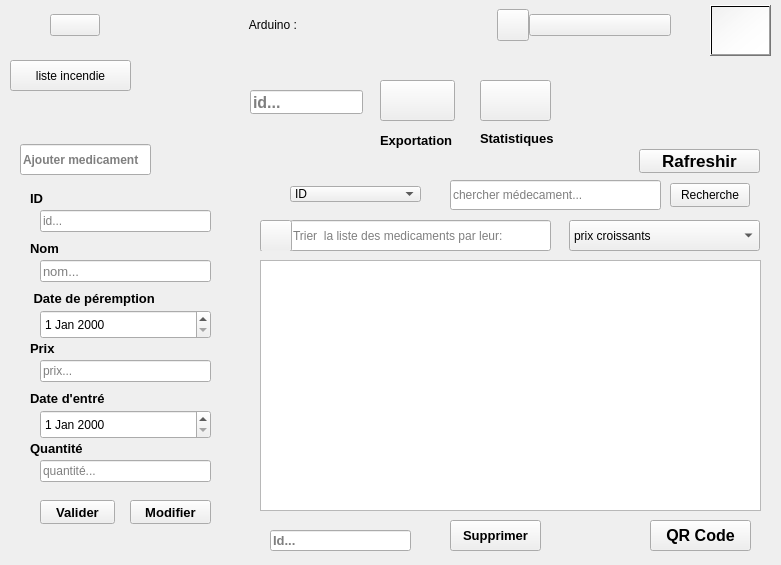
  <widget class="QWidget" name="mainbody" native="true">
   <property name="geometry">
    <rect>
     <x>200</x>
     <y>0</y>
     <width>781</width>
     <height>565</height>
    </rect>
   </property>
   <property name="font">
    <font>
     <bold>false</bold>
    </font>
   </property>
   <widget class="QWidget" name="widget_3" native="true">
    <property name="geometry">
     <rect>
      <x>0</x>
      <y>0</y>
      <width>671</width>
      <height>50</height>
     </rect>
    </property>
    <property name="minimumSize">
     <size>
      <width>400</width>
      <height>0</height>
     </size>
    </property>
    <property name="maximumSize">
     <size>
      <width>800</width>
      <height>135</height>
     </size>
    </property>
    <layout class="QHBoxLayout" name="horizontalLayout_7">
     <property name="spacing">
      <number>0</number>
     </property>
     <property name="leftMargin">
      <number>0</number>
     </property>
     <property name="topMargin">
      <number>0</number>
     </property>
     <property name="rightMargin">
      <number>0</number>
     </property>
     <property name="bottomMargin">
      <number>0</number>
     </property>
     <item>
      <widget class="QWidget" name="widget_7" native="true">
       <layout class="QHBoxLayout" name="horizontalLayout_8">
        <property name="spacing">
         <number>25</number>
        </property>
        <property name="leftMargin">
         <number>50</number>
        </property>
        <property name="topMargin">
         <number>10</number>
        </property>
        <property name="rightMargin">
         <number>50</number>
        </property>
        <property name="bottomMargin">
         <number>10</number>
        </property>
        <item>
         <widget class="QPushButton" name="pushButton_3">
          <property name="text">
           <string/>
          </property>
          <property name="icon">
           <iconset resource="../syrine/image.qrc">
            <normaloff>:/res/icone1.jog.png</normaloff>:/res/icone1.jog.png</iconset>
          </property>
          <property name="iconSize">
           <size>
            <width>50</width>
            <height>50</height>
           </size>
          </property>
         </widget>
        </item>
        <item>
         <widget class="QLabel" name="label_12">
          <property name="minimumSize">
           <size>
            <width>10</width>
            <height>0</height>
           </size>
          </property>
          <property name="text">
           <string/>
          </property>
          <property name="pixmap">
           <pixmap resource="../syrine/image2.qrc">:/res/icone7</pixmap>
          </property>
          <property name="scaledContents">
           <bool>false</bool>
          </property>
          <property name="wordWrap">
           <bool>false</bool>
          </property>
         </widget>
        </item>
       </layout>
      </widget>
     </item>
     <item>
      <widget class="QWidget" name="widget_8" native="true">
       <property name="maximumSize">
        <size>
         <width>553</width>
         <height>16777215</height>
        </size>
       </property>
       <layout class="QHBoxLayout" name="horizontalLayout_9">
        <property name="spacing">
         <number>50</number>
        </property>
        <property name="leftMargin">
         <number>9</number>
        </property>
        <property name="topMargin">
         <number>9</number>
        </property>
        <item>
         <widget class="QLabel" name="label">
          <property name="text">
           <string>     Arduino :</string>
          </property>
         </widget>
        </item>
        <item>
         <widget class="QLabel" name="statusLabel">
          <property name="minimumSize">
           <size>
            <width>20</width>
            <height>0</height>
           </size>
          </property>
          <property name="maximumSize">
           <size>
            <width>100</width>
            <height>16777215</height>
           </size>
          </property>
          <property name="text">
           <string/>
          </property>
         </widget>
        </item>
       </layout>
      </widget>
     </item>
     <item>
      <widget class="QWidget" name="widget_9" native="true">
       <property name="minimumSize">
        <size>
         <width>200</width>
         <height>0</height>
        </size>
       </property>
       <layout class="QHBoxLayout" name="horizontalLayout_11">
        <property name="spacing">
         <number>0</number>
        </property>
        <property name="leftMargin">
         <number>50</number>
        </property>
        <property name="topMargin">
         <number>0</number>
        </property>
        <property name="rightMargin">
         <number>0</number>
        </property>
        <property name="bottomMargin">
         <number>0</number>
        </property>
        <item>
         <widget class="QPushButton" name="pushButton_4">
          <property name="minimumSize">
           <size>
            <width>32</width>
            <height>32</height>
           </size>
          </property>
          <property name="maximumSize">
           <size>
            <width>32</width>
            <height>32</height>
           </size>
          </property>
          <property name="text">
           <string/>
          </property>
          <property name="icon">
           <iconset resource="../syrine/image.qrc">
            <normaloff>:/res/icone3.jpg.png</normaloff>:/res/icone3.jpg.png</iconset>
          </property>
          <property name="iconSize">
           <size>
            <width>32</width>
            <height>32</height>
           </size>
          </property>
         </widget>
        </item>
        <item>
         <widget class="QPushButton" name="pushButton_15">
          <property name="text">
           <string/>
          </property>
          <property name="icon">
           <iconset resource="../syrine/image20.qrc">
            <normaloff>:/res/icone20</normaloff>:/res/icone20</iconset>
          </property>
         </widget>
        </item>
       </layout>
      </widget>
     </item>
    </layout>
   </widget>
   <widget class="QFrame" name="employe">
    <property name="geometry">
     <rect>
      <x>10</x>
      <y>140</y>
      <width>230</width>
      <height>420</height>
     </rect>
    </property>
    <property name="minimumSize">
     <size>
      <width>230</width>
      <height>420</height>
     </size>
    </property>
    <property name="maximumSize">
     <size>
      <width>150</width>
      <height>600</height>
     </size>
    </property>
    <property name="frameShape">
     <enum>QFrame::NoFrame</enum>
    </property>
    <widget class="QFrame" name="frame_3">
     <property name="geometry">
      <rect>
       <x>0</x>
       <y>0</y>
       <width>151</width>
       <height>41</height>
      </rect>
     </property>
     <property name="maximumSize">
      <size>
       <width>200</width>
       <height>16777215</height>
      </size>
     </property>
     <property name="frameShape">
      <enum>QFrame::NoFrame</enum>
     </property>
     <widget class="QLineEdit" name="lineEdit_3">
      <property name="geometry">
       <rect>
        <x>10</x>
        <y>4</y>
        <width>131</width>
        <height>31</height>
       </rect>
      </property>
      <property name="font">
       <font>
        <pointsize>9</pointsize>
        <italic>false</italic>
        <bold>true</bold>
        <strikeout>false</strikeout>
       </font>
      </property>
      <property name="placeholderText">
       <string>Ajouter medicament</string>
      </property>
     </widget>
    </widget>
    <widget class="QLabel" name="label_5">
     <property name="geometry">
      <rect>
       <x>20</x>
       <y>50</y>
       <width>49</width>
       <height>16</height>
      </rect>
     </property>
     <property name="font">
      <font>
       <pointsize>10</pointsize>
       <bold>true</bold>
      </font>
     </property>
     <property name="text">
      <string>ID</string>
     </property>
    </widget>
    <widget class="QLineEdit" name="id">
     <property name="geometry">
      <rect>
       <x>30</x>
       <y>70</y>
       <width>171</width>
       <height>22</height>
      </rect>
     </property>
     <property name="placeholderText">
      <string>id...</string>
     </property>
    </widget>
    <widget class="QLabel" name="label_6">
     <property name="geometry">
      <rect>
       <x>20</x>
       <y>100</y>
       <width>49</width>
       <height>16</height>
      </rect>
     </property>
     <property name="font">
      <font>
       <pointsize>10</pointsize>
       <bold>true</bold>
      </font>
     </property>
     <property name="text">
      <string>Nom</string>
     </property>
    </widget>
    <widget class="QLineEdit" name="nom">
     <property name="geometry">
      <rect>
       <x>30</x>
       <y>120</y>
       <width>171</width>
       <height>22</height>
      </rect>
     </property>
     <property name="font">
      <font>
       <pointsize>10</pointsize>
       <bold>false</bold>
      </font>
     </property>
     <property name="placeholderText">
      <string>nom...</string>
     </property>
    </widget>
    <widget class="QLabel" name="label_7">
     <property name="geometry">
      <rect>
       <x>20</x>
       <y>150</y>
       <width>181</width>
       <height>16</height>
      </rect>
     </property>
     <property name="font">
      <font>
       <pointsize>10</pointsize>
       <bold>true</bold>
      </font>
     </property>
     <property name="text">
      <string> Date de péremption</string>
     </property>
    </widget>
    <widget class="QLabel" name="label_8">
     <property name="geometry">
      <rect>
       <x>20</x>
       <y>200</y>
       <width>49</width>
       <height>16</height>
      </rect>
     </property>
     <property name="font">
      <font>
       <pointsize>10</pointsize>
       <bold>true</bold>
      </font>
     </property>
     <property name="text">
      <string>Prix</string>
     </property>
    </widget>
    <widget class="QLineEdit" name="prix">
     <property name="geometry">
      <rect>
       <x>30</x>
       <y>220</y>
       <width>171</width>
       <height>22</height>
      </rect>
     </property>
     <property name="placeholderText">
      <string>prix...</string>
     </property>
    </widget>
    <widget class="QLabel" name="label_9">
     <property name="geometry">
      <rect>
       <x>20</x>
       <y>250</y>
       <width>111</width>
       <height>16</height>
      </rect>
     </property>
     <property name="font">
      <font>
       <pointsize>10</pointsize>
       <bold>true</bold>
      </font>
     </property>
     <property name="text">
      <string>Date d'entré</string>
     </property>
    </widget>
    <widget class="QLabel" name="label_10">
     <property name="geometry">
      <rect>
       <x>20</x>
       <y>300</y>
       <width>91</width>
       <height>16</height>
      </rect>
     </property>
     <property name="font">
      <font>
       <pointsize>10</pointsize>
       <bold>true</bold>
      </font>
     </property>
     <property name="text">
      <string>Quantité</string>
     </property>
    </widget>
    <widget class="QLineEdit" name="quantite">
     <property name="geometry">
      <rect>
       <x>30</x>
       <y>320</y>
       <width>171</width>
       <height>22</height>
      </rect>
     </property>
     <property name="text">
      <string/>
     </property>
     <property name="placeholderText">
      <string>quantité...</string>
     </property>
    </widget>
    <widget class="QPushButton" name="add">
     <property name="geometry">
      <rect>
       <x>30</x>
       <y>360</y>
       <width>75</width>
       <height>24</height>
      </rect>
     </property>
     <property name="font">
      <font>
       <pointsize>10</pointsize>
       <bold>true</bold>
      </font>
     </property>
     <property name="text">
      <string>Valider</string>
     </property>
    </widget>
    <widget class="QPushButton" name="edit">
     <property name="geometry">
      <rect>
       <x>120</x>
       <y>360</y>
       <width>81</width>
       <height>24</height>
      </rect>
     </property>
     <property name="font">
      <font>
       <pointsize>10</pointsize>
       <bold>true</bold>
      </font>
     </property>
     <property name="text">
      <string>Modifier</string>
     </property>
    </widget>
    <widget class="QDateEdit" name="date_e">
     <property name="geometry">
      <rect>
       <x>30</x>
       <y>270</y>
       <width>171</width>
       <height>29</height>
      </rect>
     </property>
    </widget>
    <widget class="QDateEdit" name="date_p">
     <property name="geometry">
      <rect>
       <x>30</x>
       <y>170</y>
       <width>171</width>
       <height>29</height>
      </rect>
     </property>
    </widget>
   </widget>
   <widget class="QFrame" name="frame_4">
    <property name="geometry">
     <rect>
      <x>260</x>
      <y>180</y>
      <width>501</width>
      <height>31</height>
     </rect>
    </property>
    <property name="frameShape">
     <enum>QFrame::NoFrame</enum>
    </property>
    <widget class="QLabel" name="label_11">
     <property name="geometry">
      <rect>
       <x>10</x>
       <y>0</y>
       <width>25</width>
       <height>25</height>
      </rect>
     </property>
     <property name="minimumSize">
      <size>
       <width>25</width>
       <height>25</height>
      </size>
     </property>
     <property name="maximumSize">
      <size>
       <width>25</width>
       <height>25</height>
      </size>
     </property>
     <property name="text">
      <string/>
     </property>
     <property name="pixmap">
      <pixmap resource="../syrine/image3.qrc">:/res/icone8</pixmap>
     </property>
     <property name="scaledContents">
      <bool>true</bool>
     </property>
    </widget>
    <widget class="QComboBox" name="comboBox">
     <property name="geometry">
      <rect>
       <x>30</x>
       <y>6</y>
       <width>131</width>
       <height>16</height>
      </rect>
     </property>
     <property name="font">
      <font>
       <bold>false</bold>
      </font>
     </property>
     <item>
      <property name="text">
       <string>ID</string>
      </property>
     </item>
     <item>
      <property name="text">
       <string>Nom</string>
      </property>
     </item>
     <item>
      <property name="text">
       <string>Quantite</string>
      </property>
     </item>
    </widget>
    <widget class="QLineEdit" name="lineEdit_10">
     <property name="geometry">
      <rect>
       <x>190</x>
       <y>0</y>
       <width>211</width>
       <height>30</height>
      </rect>
     </property>
     <property name="font">
      <font>
       <pointsize>9</pointsize>
       <bold>false</bold>
      </font>
     </property>
     <property name="text">
      <string/>
     </property>
     <property name="placeholderText">
      <string>chercher médecament...</string>
     </property>
    </widget>
    <widget class="QPushButton" name="pushButton">
     <property name="geometry">
      <rect>
       <x>410</x>
       <y>3</y>
       <width>80</width>
       <height>24</height>
      </rect>
     </property>
     <property name="text">
      <string>Recherche</string>
     </property>
    </widget>
   </widget>
   <widget class="QFrame" name="frame_8">
    <property name="geometry">
     <rect>
      <x>260</x>
      <y>220</y>
      <width>501</width>
      <height>31</height>
     </rect>
    </property>
    <property name="frameShape">
     <enum>QFrame::NoFrame</enum>
    </property>
    <widget class="QLineEdit" name="lineEdit_20">
     <property name="geometry">
      <rect>
       <x>30</x>
       <y>0</y>
       <width>261</width>
       <height>31</height>
      </rect>
     </property>
     <property name="font">
      <font>
       <pointsize>9</pointsize>
      </font>
     </property>
     <property name="placeholderText">
      <string>Trier  la liste des medicaments par leur:</string>
     </property>
    </widget>
    <widget class="QPushButton" name="pushButton_11">
     <property name="geometry">
      <rect>
       <x>0</x>
       <y>0</y>
       <width>32</width>
       <height>32</height>
      </rect>
     </property>
     <property name="minimumSize">
      <size>
       <width>32</width>
       <height>32</height>
      </size>
     </property>
     <property name="maximumSize">
      <size>
       <width>32</width>
       <height>32</height>
      </size>
     </property>
     <property name="text">
      <string/>
     </property>
     <property name="icon">
      <iconset resource="../syrine/image4.qrc">
       <normaloff>:/res/icone9</normaloff>:/res/icone9</iconset>
     </property>
    </widget>
    <widget class="QComboBox" name="comboBox_2">
     <property name="geometry">
      <rect>
       <x>309</x>
       <y>0</y>
       <width>191</width>
       <height>31</height>
      </rect>
     </property>
     <item>
      <property name="text">
       <string>prix croissants</string>
      </property>
     </item>
     <item>
      <property name="text">
       <string>prix decroissants</string>
      </property>
     </item>
     <item>
      <property name="text">
       <string>nom decroissants</string>
      </property>
     </item>
     <item>
      <property name="text">
       <string>nom croissants</string>
      </property>
     </item>
     <item>
      <property name="text">
       <string>quantite croissants</string>
      </property>
     </item>
     <item>
      <property name="text">
       <string>quantite decroissants</string>
      </property>
     </item>
    </widget>
   </widget>
   <widget class="QLineEdit" name="supp">
    <property name="geometry">
     <rect>
      <x>270</x>
      <y>530</y>
      <width>141</width>
      <height>21</height>
     </rect>
    </property>
    <property name="font">
     <font>
      <pointsize>10</pointsize>
      <bold>true</bold>
     </font>
    </property>
    <property name="placeholderText">
     <string>Id...</string>
    </property>
   </widget>
   <widget class="QPushButton" name="supp_button">
    <property name="geometry">
     <rect>
      <x>450</x>
      <y>520</y>
      <width>91</width>
      <height>31</height>
     </rect>
    </property>
    <property name="font">
     <font>
      <pointsize>10</pointsize>
      <bold>true</bold>
     </font>
    </property>
    <property name="text">
     <string>Supprimer</string>
    </property>
   </widget>
   <widget class="QPushButton" name="pushButton_13">
    <property name="geometry">
     <rect>
      <x>380</x>
      <y>80</y>
      <width>75</width>
      <height>41</height>
     </rect>
    </property>
    <property name="text">
     <string/>
    </property>
    <property name="icon">
     <iconset resource="../syrine/image6.qrc">
      <normaloff>:/res/icone10</normaloff>:/res/icone10</iconset>
    </property>
    <property name="iconSize">
     <size>
      <width>32</width>
      <height>32</height>
     </size>
    </property>
   </widget>
   <widget class="QPushButton" name="pushButton_14">
    <property name="geometry">
     <rect>
      <x>480</x>
      <y>80</y>
      <width>71</width>
      <height>41</height>
     </rect>
    </property>
    <property name="text">
     <string/>
    </property>
    <property name="icon">
     <iconset resource="../syrine/image7.qrc">
      <normaloff>:/res/icone11</normaloff>:/res/icone11</iconset>
    </property>
    <property name="iconSize">
     <size>
      <width>32</width>
      <height>32</height>
     </size>
    </property>
   </widget>
   <widget class="QLabel" name="label_23">
    <property name="geometry">
     <rect>
      <x>680</x>
      <y>50</y>
      <width>51</width>
      <height>91</height>
     </rect>
    </property>
    <property name="text">
     <string/>
    </property>
    <property name="pixmap">
     <pixmap resource="../syrine/image16.qrc">:/res/icone16</pixmap>
    </property>
   </widget>
   <widget class="QLabel" name="label_24">
    <property name="geometry">
     <rect>
      <x>620</x>
      <y>60</y>
      <width>49</width>
      <height>71</height>
     </rect>
    </property>
    <property name="text">
     <string/>
    </property>
    <property name="pixmap">
     <pixmap resource="../syrine/image18.qrc">:/res/icone18</pixmap>
    </property>
   </widget>
   <widget class="QLabel" name="label_25">
    <property name="geometry">
     <rect>
      <x>380</x>
      <y>130</y>
      <width>101</width>
      <height>20</height>
     </rect>
    </property>
    <property name="font">
     <font>
      <pointsize>10</pointsize>
      <bold>true</bold>
     </font>
    </property>
    <property name="text">
     <string>Exportation</string>
    </property>
   </widget>
   <widget class="QLabel" name="label_26">
    <property name="geometry">
     <rect>
      <x>480</x>
      <y>130</y>
      <width>101</width>
      <height>16</height>
     </rect>
    </property>
    <property name="font">
     <font>
      <pointsize>10</pointsize>
      <bold>true</bold>
     </font>
    </property>
    <property name="text">
     <string>Statistiques</string>
    </property>
   </widget>
   <widget class="QTableView" name="tableView">
    <property name="geometry">
     <rect>
      <x>260</x>
      <y>260</y>
      <width>501</width>
      <height>251</height>
     </rect>
    </property>
    <property name="toolTip">
     <string>&lt;html&gt;&lt;head/&gt;&lt;body&gt;&lt;p&gt;&lt;br/&gt;&lt;/p&gt;&lt;/body&gt;&lt;/html&gt;</string>
    </property>
    <property name="styleSheet">
     <string notr="true"/>
    </property>
   </widget>
   <widget class="QPushButton" name="pushButton_2">
    <property name="geometry">
     <rect>
      <x>639</x>
      <y>149</y>
      <width>121</width>
      <height>24</height>
     </rect>
    </property>
    <property name="font">
     <font>
      <pointsize>13</pointsize>
      <bold>true</bold>
     </font>
    </property>
    <property name="text">
     <string>Rafreshir</string>
    </property>
   </widget>
   <widget class="QLineEdit" name="lineEdit">
    <property name="geometry">
     <rect>
      <x>250</x>
      <y>90</y>
      <width>113</width>
      <height>24</height>
     </rect>
    </property>
    <property name="font">
     <font>
      <pointsize>12</pointsize>
      <bold>true</bold>
     </font>
    </property>
    <property name="placeholderText">
     <string>id...</string>
    </property>
   </widget>
   <widget class="QPushButton" name="pushButton_5">
    <property name="geometry">
     <rect>
      <x>650</x>
      <y>520</y>
      <width>101</width>
      <height>31</height>
     </rect>
    </property>
    <property name="font">
     <font>
      <pointsize>12</pointsize>
      <bold>true</bold>
     </font>
    </property>
    <property name="text">
     <string>QR Code</string>
    </property>
   </widget>
   <widget class="QPushButton" name="pushButton_noNotif">
    <property name="geometry">
     <rect>
      <x>710</x>
      <y>5</y>
      <width>61</width>
      <height>51</height>
     </rect>
    </property>
    <property name="styleSheet">
     <string notr="true">image: url(:/new/notif/images1ring.png);
background-color: qlineargradient(spread:pad, x1:0, y1:0, x2:1, y2:1, stop:0 rgba(0, 0, 0, 0), stop:1 rgba(255, 255, 255, 255));
selection-background-color: qlineargradient(spread:pad, x1:0, y1:0, x2:1, y2:1, stop:0 rgba(0, 0, 0, 0), stop:1 rgba(255, 255, 255, 255));
border-color: rgb(255, 255, 255);</string>
    </property>
    <property name="text">
     <string/>
    </property>
    <property name="icon">
     <iconset resource="../syrine/new.qrc">
      <normaloff>:/img32/images1ring.png</normaloff>:/img32/images1ring.png</iconset>
    </property>
   </widget>
   <widget class="QPushButton" name="pushButton_Notif">
    <property name="geometry">
     <rect>
      <x>710</x>
      <y>5</y>
      <width>61</width>
      <height>51</height>
     </rect>
    </property>
    <property name="styleSheet">
     <string notr="true">image: url(:/new/ring/images2ring.png);
background-color: qlineargradient(spread:pad, x1:0, y1:0, x2:1, y2:1, stop:0 rgba(0, 0, 0, 0), stop:1 rgba(255, 255, 255, 255));
selection-background-color: qlineargradient(spread:pad, x1:0, y1:0, x2:1, y2:1, stop:0 rgba(0, 0, 0, 0), stop:1 rgba(255, 255, 255, 255));
border-color: rgb(255, 255, 255);</string>
    </property>
    <property name="text">
     <string/>
    </property>
    <property name="icon">
     <iconset resource="../syrine/img34.qrc">
      <normaloff>:/imggg33/images2ring.png</normaloff>:/imggg33/images2ring.png</iconset>
    </property>
    <property name="iconSize">
     <size>
      <width>50</width>
      <height>50</height>
     </size>
    </property>
   </widget>
   <widget class="QPushButton" name="pushButton_6">
    <property name="geometry">
     <rect>
      <x>10</x>
      <y>60</y>
      <width>121</width>
      <height>31</height>
     </rect>
    </property>
    <property name="text">
     <string>liste incendie</string>
    </property>
   </widget>
  </widget>
